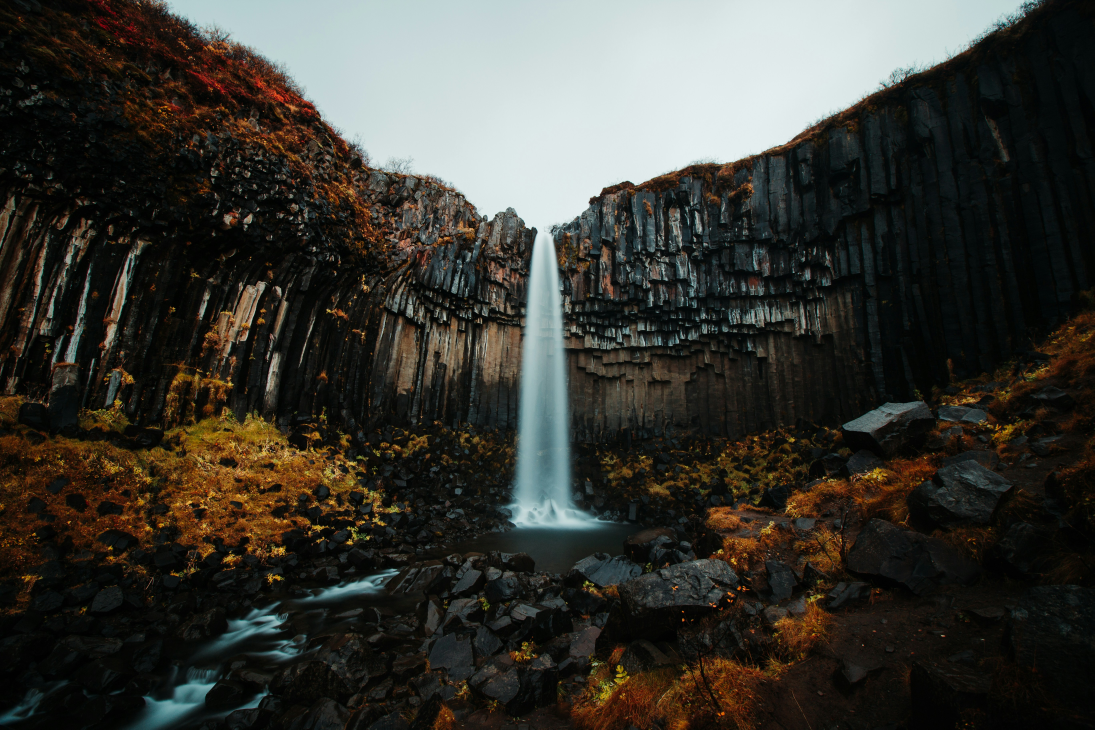
#> input picture src/src.jpg, 5472 x 3648 px (shown at 1/5 size)
$ python main.py
#> lines starting #> are read from the running program, lines starting #| are printed output that depends on the picture
### spherical_transformer.py
import numpy as np

class SphericalTransformer():
    """ Perspective transformation class for image
        with shape (height, width, #channels) """

    def __init__(self, width, height, fov_vertical = 70):
        self.width = width
        self.height = height
        self.d = np.sqrt(self.width**2 + self.height**2)
        self.fov = np.deg2rad(fov_vertical)
        self.f = self.d / (2 * np.sin(self.fov))

        self.reset()

    def reset(self):
        # Projection 2D -> 3D matrix
        self.H = np.array([ [1, 0, 0],
                            [0, 1, 0],
                            [0, 0, 1],
                            [0, 0, 1]])
        self.translate(dx = -self.width // 2, dy = -self.height // 2)

        return self

    def rotate(self, alpha = 0, beta = 0, gamma = 0):
        alpha = np.deg2rad(alpha)
        beta = np.deg2rad(beta)
        gamma = np.deg2rad(gamma)

        # Rotation matrices around the X, Y, and Z axis
        RX = np.array([ [1, 0, 0, 0],
                        [0, np.cos(alpha), -np.sin(alpha), 0],
                        [0, np.sin(alpha), np.cos(alpha), 0],
                        [0, 0, 0, 1]])

        RY = np.array([ [np.cos(beta), 0, -np.sin(beta), 0],
                        [0, 1, 0, 0],
                        [np.sin(beta), 0, np.cos(beta), 0],
                        [0, 0, 0, 1]])

        RZ = np.array([ [np.cos(gamma), -np.sin(gamma), 0, 0],
                        [np.sin(gamma), np.cos(gamma), 0, 0],
                        [0, 0, 1, 0],
                        [0, 0, 0, 1]])

        # Composed rotation matrix with (RX, RY, RZ)
        R = RZ @ RY @ RX

        self.H = R @ self.H

        return self

    def translate(self, dx = 0, dy = 0, dz = 0):
        T = np.array([  [1, 0, 0, dx],
                        [0, 1, 0, dy],
                        [0, 0, 1, dz],
                        [0, 0, 0, 1]])

        self.H = T @ self.H

        return self

    # [9 lines left out: function zoom, not called in this run]

    def get_homography(self):
        # Project the image to the focal point
        # Ti = np.array([ [1, 0, 0, 0],
        #                 [0, 1, 0, 0],
        #                 [0, 0, 1, 0],
        #                 [0, 0, 0, 1]])

        self.translate(dz = self.f)
        # self.zoom(self.f)

        # Projection 3D -> 2D matrix
        # self.translate(dx = self.width/2, dy = self.height/2)
        A2 = np.array([ [self.f, 0, self.width/2, 0],
                        [0, self.f, self.height/2, 0],
                        [0, 0, 1, 0]])

        self.H = A2 @ self.H

        H_final = (self.H).astype(float)

        self.reset()

        return H_final

    # [51 lines left out: function transform, not called in this run]

### main.py
import cv2
from spherical_transformer import SphericalTransformer

if __name__ == '__main__':

    src = cv2.imread('src/src.jpg')
#> src is the input picture: shape (3648, 5472, 3); mean B, G, R 50.8, 57.1, 57.9
    src = cv2.resize(src, (640, 480))
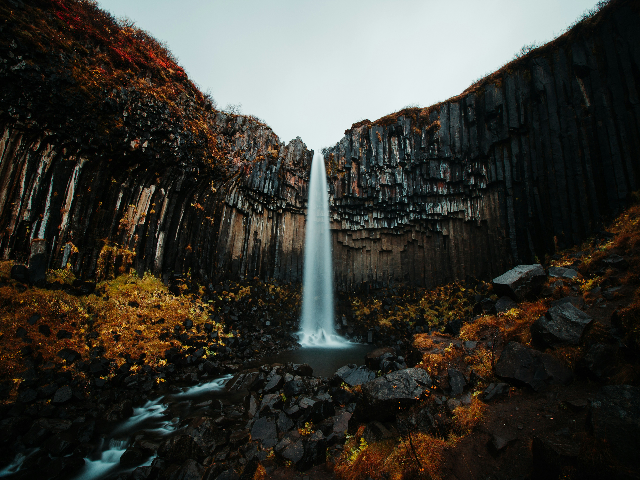
#> src: shape (480, 640, 3); mean B, G, R 50.8, 57, 57.8

    height, width, _ = src.shape
#> height = 480; width = 640

    T = SphericalTransformer(width, height, 70)

    # H = transformer.transform(alpha = 0, beta = 0, gamma = 0)
    # dst = cv2.warpPerspective(src, H, (width, height))

    beta = 0

    while 1:
        beta += 1

        T.rotate(beta = beta)

        H = T.get_homography()
        dst = cv2.warpPerspective(src, H, (width, height))
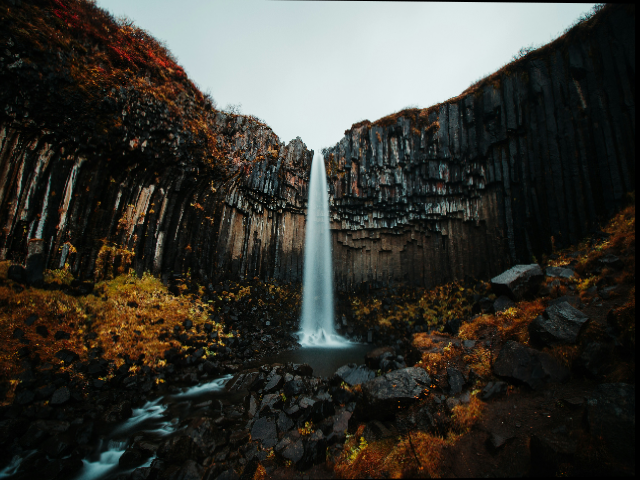
#> dst: shape (480, 640, 3); mean B, G, R 50.3, 56.5, 57.3

        cv2.imshow('dst', dst)

        if cv2.waitKey(10) == 'q':
#> (key Esc is pressed here)
            break
